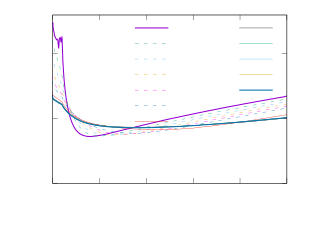

This chart was generated by the following gnuplot code:
#!/sfihome/anna.hauber/bin/gnuplot -persist
#
#    
#    	G N U P L O T
#    	Version 5.0 patchlevel 0    last modified 2015-01-01 
#    
#    	Copyright (C) 1986-1993, 1998, 2004, 2007-2015
#    	Thomas Williams, Colin Kelley and many others
#    
#    	gnuplot home:     http://www.gnuplot.info
#    	faq, bugs, etc:   type "help FAQ"
#    	immediate help:   type "help"  (plot window: hit 'h')
# set terminal x11 
# set output
unset clip points
set clip one
unset clip two
set bar 1.000000 front
set border 31 front lt black linewidth 1.000 dashtype solid
set zdata 
set ydata 
set xdata 
set y2data 
set x2data 
set boxwidth
set style fill  empty border
set style rectangle back fc  bgnd fillstyle   solid 1.00 border lt -1
set style circle radius graph 0.02, first 0.00000, 0.00000 
set style ellipse size graph 0.05, 0.03, first 0.00000 angle 0 units xy
set dummy x, y
set format x "% h" 
set format y "% h" 
set format x2 "% h" 
set format y2 "% h" 
set format z "% h" 
set format cb "% h" 
set format r "% h" 
set timefmt "%d/%m/%y,%H:%M"
set angles radians
unset grid
set raxis
set style parallel front  lt black linewidth 2.000 dashtype solid
set key title ""
set key inside right top horizontal Right noreverse enhanced autotitle nobox
set key noinvert samplen 4 spacing 1.2 width 0 height 0 
set key maxcolumns 0 maxrows 0
set key noopaque
unset label
unset arrow
set style increment default
unset style line
unset style arrow
set style histogram clustered gap 2 title textcolor lt -1
unset object
set style textbox transparent margins  1.0,  1.0 border
unset logscale
set offsets 0, 0, 0, 0
set pointsize 1
set pointintervalbox 1
set encoding default
unset polar
unset parametric
unset decimalsign
set view 60, 30, 1, 1
set samples 100, 100
set isosamples 10, 10
set surface 
unset contour
set cntrlabel  format '%8.3g' font '' start 5 interval 20
set mapping cartesian
set datafile separator whitespace
unset hidden3d
set cntrparam order 4
set cntrparam linear
set cntrparam levels auto 5
set cntrparam points 5
set size ratio 0 1,1
set origin 0,0
set style data points
set style function lines
unset xzeroaxis
unset yzeroaxis
unset zzeroaxis
unset x2zeroaxis
unset y2zeroaxis
set ticslevel 0.5
set tics scale  1, 0.5, 1, 1, 1
set mxtics default
set mytics default
set mztics default
set mx2tics default
set my2tics default
set mcbtics default
set mrtics default
set xtics border in scale 1,0.5 mirror norotate  autojustify
set xtics autofreq  norangelimit
set ytics border in scale 1,0.5 mirror norotate  autojustify
set ytics 0.5 norangelimit
set ztics border in scale 1,0.5 nomirror norotate  autojustify
set ztics autofreq  norangelimit
unset x2tics
unset y2tics
set cbtics border in scale 1,0.5 mirror norotate  autojustify
set cbtics autofreq  norangelimit
set rtics axis in scale 1,0.5 nomirror norotate  autojustify
set rtics autofreq  norangelimit
unset paxis 1 tics
unset paxis 2 tics
unset paxis 3 tics
unset paxis 4 tics
unset paxis 5 tics
unset paxis 6 tics
unset paxis 7 tics
set title "" 
set title  font "" norotate
set timestamp bottom 
set timestamp "" 
set timestamp  font "" norotate
set rrange [ * : * ] noreverse nowriteback
set trange [ * : * ] noreverse nowriteback
set urange [ * : * ] noreverse nowriteback
set vrange [ * : * ] noreverse nowriteback
set xlabel "Energy $E/E_F$" 
set xlabel  font "" textcolor lt -1 norotate
set x2label "" 
set x2label  font "" textcolor lt -1 norotate
set xrange [ * : 25.0000 ] noreverse nowriteback
set x2range [ * : * ] noreverse nowriteback
set ylabel "Momentum relaxation time $\\tau ~ (10^{12} s)$" 
set ylabel  font "" textcolor lt -1 rotate by -270
set y2label "" 
set y2label  font "" textcolor lt -1 rotate by -270
set yrange [ * : 1.30000 ] noreverse nowriteback
set y2range [ * : * ] noreverse nowriteback
set zlabel "" 
set zlabel  font "" textcolor lt -1 norotate
set zrange [ * : * ] noreverse nowriteback
set cblabel "" 
set cblabel  font "" textcolor lt -1 rotate by -270
set cbrange [ * : * ] noreverse nowriteback
set paxis 1 range [ * : * ] noreverse nowriteback
set paxis 2 range [ * : * ] noreverse nowriteback
set paxis 3 range [ * : * ] noreverse nowriteback
set paxis 4 range [ * : * ] noreverse nowriteback
set paxis 5 range [ * : * ] noreverse nowriteback
set paxis 6 range [ * : * ] noreverse nowriteback
set paxis 7 range [ * : * ] noreverse nowriteback
set zero 1e-08
set lmargin  -1
set bmargin  -1
set rmargin  -1
set tmargin  -1
set locale "en_US.iso885915"
set pm3d explicit at s
set pm3d scansautomatic
set pm3d interpolate 1,1 flush begin noftriangles noborder corners2color mean
set palette positive nops_allcF maxcolors 0 gamma 1.5 color model RGB 
set palette rgbformulae 7, 5, 15
set colorbox default
set colorbox vertical origin screen 0.9, 0.2, 0 size screen 0.05, 0.6, 0 front bdefault
set style boxplot candles range  1.50 outliers pt 7 separation 1 labels auto unsorted
set loadpath 
set fontpath 
set psdir
set fit brief errorvariables nocovariancevariables errorscaling prescale nowrap v5
GNUTERM = "x11"
ARGC = 0
ARG0 = ""
i = 60
x = 0.0
kf = 2455446.0
ef = 0.034285
hbar = 6.58211899e-16
## Last datafile plotted: "tau_final.dat"
plot 'tau_0.dat' u ($1**2):($2*1e12) w l lw 3 t "$\\tau_{initial}$",\
	for [i=1:5:1] 'z_'.i.'.dat' u ($1**2/kf**2):($2*hbar/2/ef*1e12) w l dt 2 t "$\\tau_{".i."}$",\
	for [i=10:60:10] 'z_'.i.'.dat' u ($1**2/kf**2):($2*hbar/2/ef*1e12) w l  dt 1  t "$\\tau_{".i."}$",\
 'tau_final.dat' u ($1**2):($2*1e12) w l lw 3 t "$\\tau_{final}$"
#    EOF
